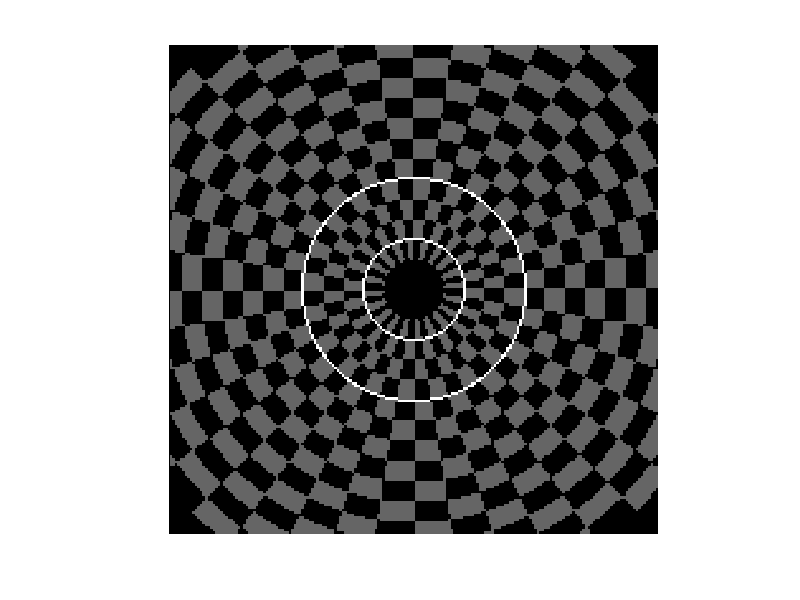

Source code (MATLAB):
a=192/2;
[x,y]=meshgrid( -a:a );
v = x+1i*y;
r = abs(v);
z = imag(log(v));
z0 = mod(z,pi/10);
z1 = pi/20;
%%
B=zeros(size(x));
k=12:16:a+16;
for m=k
        B(z0>=z1 & r >=m & r<m+8)=2;
        B(z0<z1  & r >=m+8 & r< m+16)=2;
end        
%%
B( r >19.5 & r<20.5)=5;
B( r >43.5 & r<44.5)=5;
%%
% image(B),axis equal
imshow(B,[])
%%
groundType=B;
